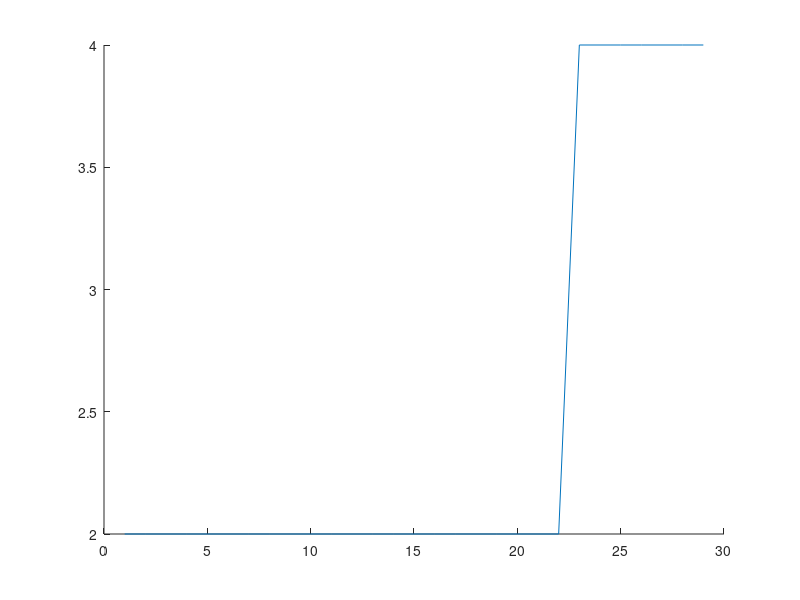

The MATLAB source for this figure:
% Piecewise defined function
% Call y = DNA(t)
clear;
clc;
t = 2:32; %This is the APC period
z = 30;
%Design of vectors
two=[1:length(t)];
two(1:length(t)) = 2;

four=[1:length(t)];
four(1:length(t)) = 4;

y = zeros(1,length(t));
y(1:length(t))=2;
%t(t < p_g1)=2



p_g1 = 30*0.5; % Duration G1-Phase
p_s = 30*0.3;  %Duration S-Phase
p_g2 = 30*0.16; % Duration G1-Phase
p_gm = 30*0.04; %p_g2 Duration G2-Phase

slope = abs(2/(p_g2 - p_g1));

a=two ((t>=2) & (t < p_g1)); 
b=two((t>=p_g1) & (t < (p_g1+p_s)));
%for i = 1:length(b);
   %b(:,i) = b(:,i+1)+slope 
%end
c=four((t>=(p_g1+p_s)) & (t <= z));
    
y=[a,b,c];
figure(55)
hold on;
plot(y);
